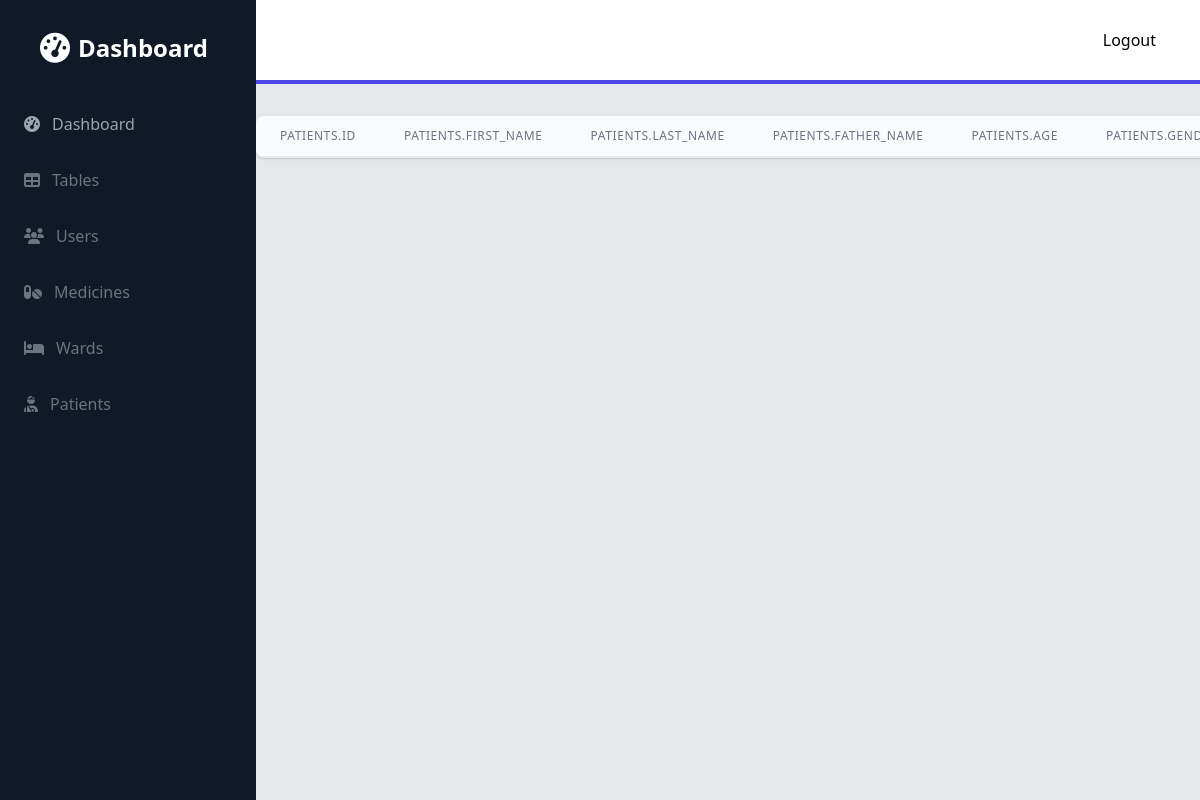
Page /admin/medicine_patients/1 (signed in) on the earlier database version.
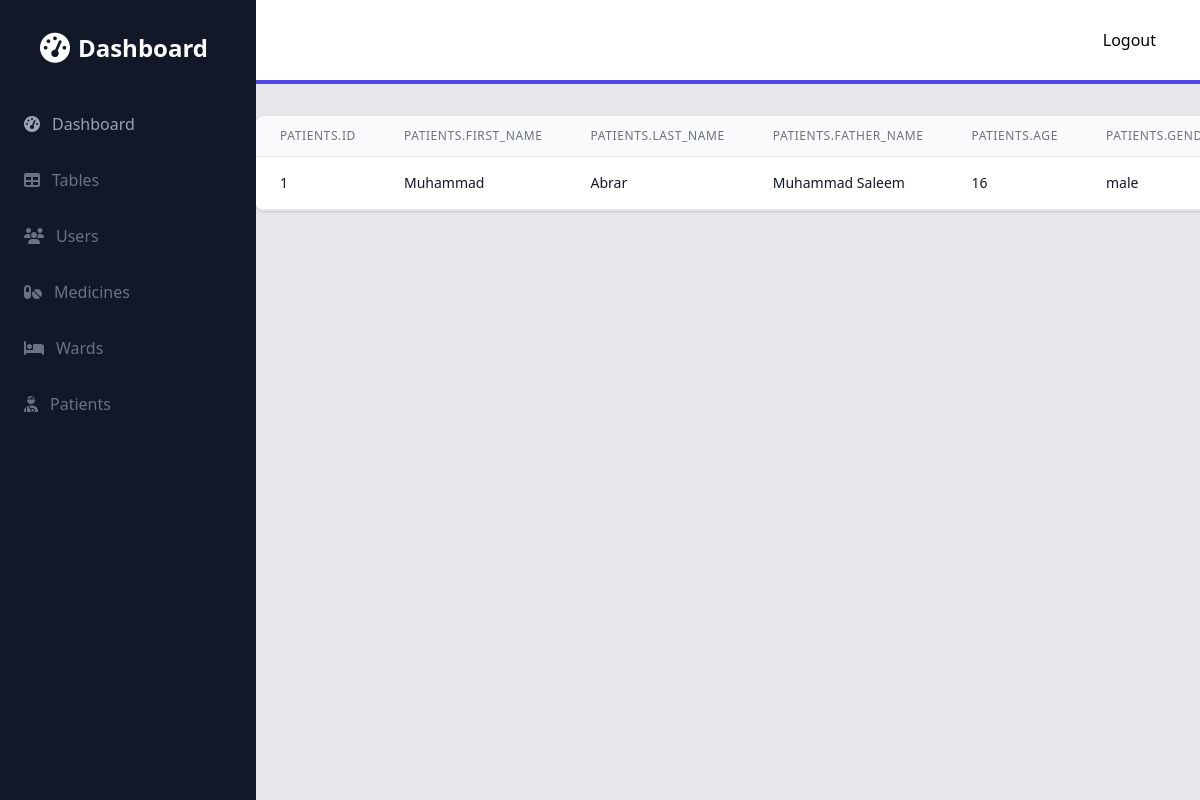
Same page on the later database version.
### models.py (models this page shows)
class Patients(db.Model):
    id = db.Column(db.Integer, primary_key=True)
    first_name = db.Column(db.String(150), nullable=False)
    last_name = db.Column(db.String(150), nullable=False)
    father_name = db.Column(db.String(150), nullable=True)
    age = db.Column(db.Integer, nullable=False)
    gender = db.Column(db.String(150), nullable=True)
    mrn = db.Column(db.String(150), nullable=False)
    date_created = db.Column(db.DateTime(timezone=True), default=func.now())
    phone = db.Column(db.String(150), nullable=True)
    cnic = db.Column(db.String(150), nullable=True)
    ward_id = db.Column(db.Integer, ForeignKey('wards.id'), nullable=False)
    patient_medicines = db.relationship('PatientMedicines', backref='patient', lazy=True)

### admin.py (the view)
@admin.route('/medicine_patients/<int:id>')
@login_required
def medicine_patients(id):
    patients = PatientMedicines.query.filter_by(medicine_id=id).all()
    patient_ids = [patient.id for patient in patients]
    medicine = Medicines.query.get(id)
    columns = Patients.__table__.columns
    values = []
    for patient_id in patient_ids:
        patient = Patients.query.get(patient_id)
        print(patient)
        values.append([getattr(patient, column.name) for column in columns])
    return render_template('admin/medicines/medicine_patients.html', patients=patients, medicine=medicine, columns=columns, values=values)

### app.py (called while the page is built)
def create_app():
    app = Flask(__name__)
    app.config['SQLALCHEMY_DATABASE_URI'] = 'sqlite:///database.db'
    app.config['SECRET_KEY'] = 'secret'
    app.register_blueprint(views, url_prefix='/')
    app.register_blueprint(auth, url_prefix='/')
    app.register_blueprint(admin, url_prefix='/admin')
    login_manager = LoginManager()
    login_manager.login_view = 'auth.login'
    login_manager.init_app(app)
    @login_manager.user_loader
    def load_user(id):
        return Users.query.get(int(id))
    with app.app_context():
        db.init_app(app)
        db.create_all()
    return app

### templates/admin/medicines/medicine_patients.html
{% extends 'admin/base.html' %}
{% block content %}
<div class="flex flex-col mt-8">
    <div class="py-2 -my-2 overflow-x-auto sm:-mx-6 sm:px-6 lg:-mx-8 lg:px-8">
        <div class="inline-block min-w-full overflow-hidden align-middle border-b border-gray-200 shadow sm:rounded-lg">
            <table class="min-w-full">
                <thead>
                    <tr>
                      {% for column in columns %}
<th class="px-6 py-3 text-xs font-medium leading-4 tracking-wider text-left text-gray-500 uppercase border-b border-gray-200 bg-gray-50">{{ column }}</th>
                      {% endfor %}
                    </tr>
                </thead>
                <tbody class="bg-white">
                  {% for i in range(values|length) %}
                    <tr>
                      {% for j in range(values[i]|length) %}
<td class="px-6 py-4 text-sm font-medium leading-5 text-gray-900 whitespace-no-wrap border-b border-gray-200">{{ values[i][j] }}</td>
                      {% endfor %}
                    </tr>
                    {% endfor %}
                </tbody>
            </table>
        </div>
    </div>
</div>
{% endblock %}

Differences in the rows shown:
now on this page (row edited): Patients: id "1" "Muhammad" "Abrar" "Muhammad Saleem" "16" "male"
